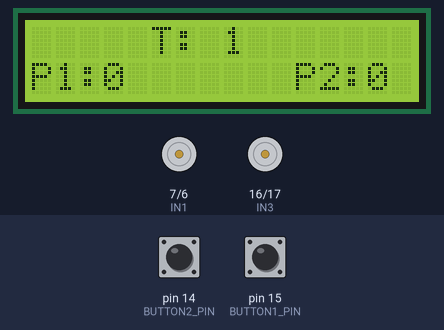
The program below on a simulated Arduino Nano, built with avr-gcc and run on an emulated ATmega328P. Parts: 16×2 character LCD, motor-driver pin pairs drawn as motors (green arrow = first pin HIGH = forward, orange = second pin HIGH = backward, longer = more drive, scaled by the enable pin). The inputs (shaded band) are chosen by the test bench; at power-on: pin 14 (BUTTON2_PIN) HIGH, pin 15 (BUTTON1_PIN) HIGH. What the program prints to the serial monitor is not drawn.

Above: at 6.0 s.
6.1 s: pin 14 (BUTTON2_PIN) pulled LOW for 0.15 s
At 7.4 s:
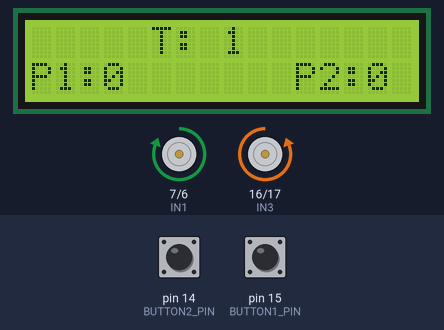
9.2 s: pin 15 (BUTTON1_PIN) pulled LOW for 0.15 s
At 12.2 s:
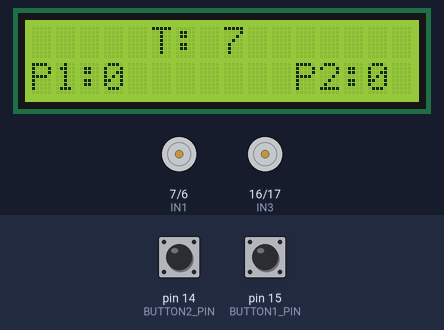
12.3 s: pin 14 (BUTTON2_PIN) pulled LOW for 1 s
At 16.2 s:
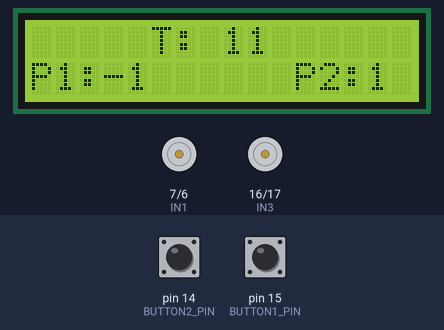
16.3 s: pin 15 (BUTTON1_PIN) pulled LOW for 1 s
At 18.0 s:
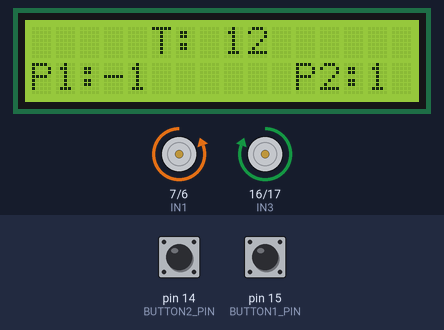
Timing chart, 0 to 19.8 s (numbered marks = the images above; inputs shaded):
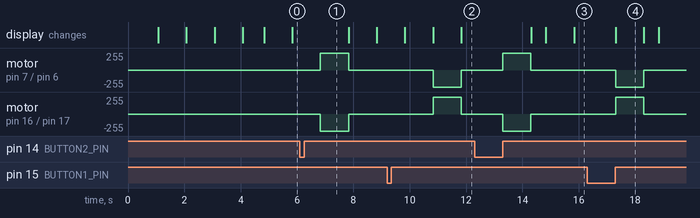

The program:

main.cpp
```cpp
#include <Arduino.h>
#include <LiquidCrystal.h>

LiquidCrystal lcd(12, 11, 5, 4, 3, 2);

#define ENA 9
#define IN1 7
#define IN2 6
#define ENB 10
#define IN3 16
#define IN4 17

#define BUTTON1_PIN 15
#define BUTTON2_PIN 14

int cnt0 = 0;
int cnt1 = 0;
int cnt2 = 0;

unsigned long lastCheck = 0;
const unsigned long interval = 2000;
unsigned long gameStartTime = 0;
bool gameStarted = false;

void countdown() {
  lcd.clear();
  lcd.setCursor(6, 0);
  lcd.print("3...");
  delay(1000);
  lcd.setCursor(6, 0);
  lcd.print("2...");
  delay(1000);
  lcd.setCursor(6, 0);
  lcd.print("1...");
  delay(1000);
  lcd.setCursor(5, 0);
  lcd.print("Start!");
  delay(750);
  lcd.clear();
}

void waitForReset();

void startGame() {
  cnt0 = cnt1 = cnt2 = 0;
  gameStarted = false;

  digitalWrite(IN1, LOW);
  digitalWrite(IN2, LOW);
  analogWrite(ENA, 0);
  digitalWrite(IN3, LOW);
  digitalWrite(IN4, LOW);
  analogWrite(ENB, 0);

  lcd.clear();
  lcd.setCursor(2, 0);
  lcd.print("Game Ready...");
  delay(1000);
  lcd.clear();

  countdown();

  gameStartTime = millis();
  lastCheck = millis();
  gameStarted = true;
}

void setup() {
  Serial.begin(9600);
  pinMode(BUTTON1_PIN, INPUT_PULLUP);
  pinMode(BUTTON2_PIN, INPUT_PULLUP);

  pinMode(IN1, OUTPUT);
  pinMode(IN2, OUTPUT);
  pinMode(ENA, OUTPUT);

  pinMode(IN3, OUTPUT);
  pinMode(IN4, OUTPUT);
  pinMode(ENB, OUTPUT);

  lcd.begin(16, 2);

  startGame();
}

void loop() {
  if (gameStarted) {
    unsigned long elapsedSeconds = (millis() - gameStartTime) / 1000;
    lcd.setCursor(5, 0);
    lcd.print("T: ");
    lcd.print(elapsedSeconds);
    lcd.print("  ");

    lcd.setCursor(0, 1);
    lcd.print("P1:");
    lcd.print(cnt0);
    lcd.print("   ");

    lcd.setCursor(11, 1);
    lcd.print("P2:");
    lcd.print(-cnt0);
    lcd.print("   ");
  }

  if (digitalRead(BUTTON1_PIN) == LOW) {
    cnt1++;
    delay(150);
    while (digitalRead(BUTTON1_PIN) == LOW);
  }

  if (digitalRead(BUTTON2_PIN) == LOW) {
    cnt2++;
    delay(150);
    while (digitalRead(BUTTON2_PIN) == LOW);
  }

  if (millis() - lastCheck >= interval) {
    lastCheck = millis();

    Serial.print("P1: ");
    Serial.print(cnt1);
    Serial.print(" | P2: ");
    Serial.print(cnt2);

    if (cnt1 > cnt2) {
      cnt0++;
      Serial.println(" -> Player 1 wins this round!");
      digitalWrite(IN1, LOW);
      digitalWrite(IN2, HIGH);
      analogWrite(ENA, 255);
      digitalWrite(IN3, HIGH);
      digitalWrite(IN4, LOW);
      analogWrite(ENB, 255);
      delay(1000);
      analogWrite(ENA, 0);
      analogWrite(ENB, 0);
    } else if (cnt2 > cnt1) {
      cnt0--;
      Serial.println(" -> Player 2 wins this round!");
      digitalWrite(IN1, HIGH);
      digitalWrite(IN2, LOW);
      analogWrite(ENA, 255);
      digitalWrite(IN3, LOW);
      digitalWrite(IN4, HIGH);
      analogWrite(ENB, 255);
      delay(1000);
      analogWrite(ENA, 0);
      analogWrite(ENB, 0);
    } else {
      Serial.println(" -> Tie.");
    }

    cnt1 = 0;
    cnt2 = 0;

    if (cnt0 >= 5 || cnt0 <= -5) {
      lcd.clear();
      if (cnt0 >= 5) {
        lcd.setCursor(0, 0);
        lcd.print("Player 1 Wins!");
        Serial.println("Player1 wins the game!");
      } else {
        lcd.setCursor(0, 0);
        lcd.print("Player 2 Wins!");
        Serial.println("Player2 wins the game!");
      }
      waitForReset();
    }
  }
}

void waitForReset() {
  lcd.setCursor(0, 1);
  lcd.print("Hold to reset");

  bool player1Won = (cnt0 >= 5);

  unsigned long holdStart = 0;

  while (true) {
    if (digitalRead(BUTTON1_PIN) == LOW || digitalRead(BUTTON2_PIN) == LOW) {
      if (holdStart == 0) holdStart = millis();

      if (millis() - holdStart > 2000) {
        if (player1Won) {
          digitalWrite(IN1, HIGH);
          digitalWrite(IN2, LOW);
          digitalWrite(IN3, LOW);
          digitalWrite(IN4, HIGH);
        } else {
          digitalWrite(IN1, LOW);
          digitalWrite(IN2, HIGH);
          digitalWrite(IN3, HIGH);
          digitalWrite(IN4, LOW);
        }
        analogWrite(ENB, 255);
        analogWrite(ENA, 255);
        delay(3000);
        analogWrite(ENA, 0);
        analogWrite(ENB, 0);

        startGame();
        return;
      }
    } else {
      holdStart = 0;
    }
    delay(50);
  }
}
```

Measured:
- after the input at 6.1 s, motor on pin 7 (IN1) / pin 6 (IN2): stopped → forward 255/255 after 0.73 s, → stopped 1.0 s later; motor on pin 16 (IN3) / pin 17 (IN4): stopped → backward 255/255 after 0.73 s, → stopped 1.0 s later
- after the input at 9.2 s, motor on pin 7 (IN1) / pin 6 (IN2): stopped → backward 255/255 after 1.6 s, → stopped 1.0 s later; motor on pin 16 (IN3) / pin 17 (IN4): stopped → forward 255/255 after 1.6 s, → stopped 1.0 s later
- after the input at 12.3 s, motor on pin 7 (IN1) / pin 6 (IN2): stopped → forward 255/255 after 1.0 s, → stopped 1.0 s later; motor on pin 16 (IN3) / pin 17 (IN4): stopped → backward 255/255 after 1.0 s, → stopped 1.0 s later
- after the input at 16.3 s, motor on pin 7 (IN1) / pin 6 (IN2): stopped → backward 255/255 after 1.0 s, → stopped 1.0 s later; motor on pin 16 (IN3) / pin 17 (IN4): stopped → forward 255/255 after 1.0 s, → stopped 1.0 s later
- what the display in image 4 shows lasts 1.0 s, from 17.3 s to 18.3 s
